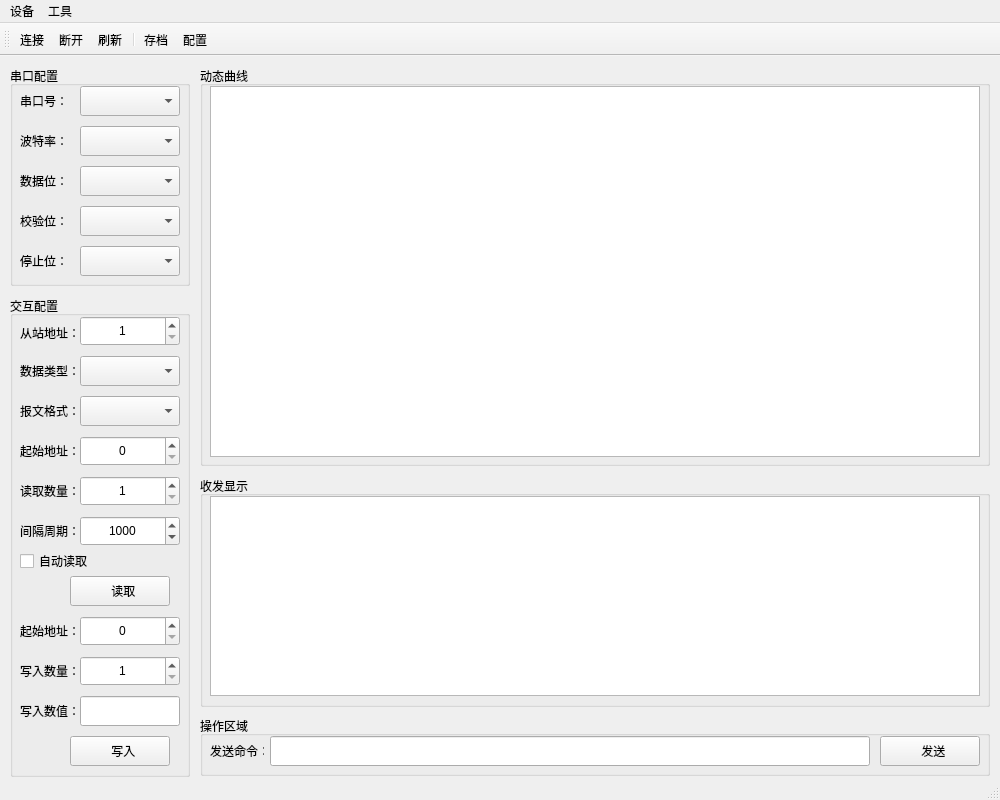
<?xml version="1.0" encoding="UTF-8"?>
<ui version="4.0">
 <class>MainWindow</class>
 <widget class="QMainWindow" name="MainWindow">
  <property name="geometry">
   <rect>
    <x>0</x>
    <y>0</y>
    <width>1000</width>
    <height>800</height>
   </rect>
  </property>
  <property name="windowTitle">
   <string>MainWindow</string>
  </property>
  <widget class="QWidget" name="centralwidget">
   <widget class="QGroupBox" name="groupBox">
    <property name="geometry">
     <rect>
      <x>10</x>
      <y>10</y>
      <width>180</width>
      <height>220</height>
     </rect>
    </property>
    <property name="sizePolicy">
     <sizepolicy hsizetype="Preferred" vsizetype="Preferred">
      <horstretch>0</horstretch>
      <verstretch>0</verstretch>
     </sizepolicy>
    </property>
    <property name="title">
     <string>串口配置</string>
    </property>
    <widget class="QLabel" name="label">
     <property name="geometry">
      <rect>
       <x>10</x>
       <y>20</y>
       <width>50</width>
       <height>30</height>
      </rect>
     </property>
     <property name="text">
      <string>串口号：</string>
     </property>
    </widget>
    <widget class="QComboBox" name="comboBoxParity">
     <property name="geometry">
      <rect>
       <x>70</x>
       <y>140</y>
       <width>100</width>
       <height>30</height>
      </rect>
     </property>
     <property name="sizePolicy">
      <sizepolicy hsizetype="Preferred" vsizetype="Fixed">
       <horstretch>0</horstretch>
       <verstretch>0</verstretch>
      </sizepolicy>
     </property>
     <property name="minimumSize">
      <size>
       <width>0</width>
       <height>20</height>
      </size>
     </property>
    </widget>
    <widget class="QComboBox" name="comboBoxStop">
     <property name="geometry">
      <rect>
       <x>70</x>
       <y>180</y>
       <width>100</width>
       <height>30</height>
      </rect>
     </property>
     <property name="sizePolicy">
      <sizepolicy hsizetype="Preferred" vsizetype="Fixed">
       <horstretch>0</horstretch>
       <verstretch>0</verstretch>
      </sizepolicy>
     </property>
    </widget>
    <widget class="QComboBox" name="comboBoxBaud">
     <property name="geometry">
      <rect>
       <x>70</x>
       <y>60</y>
       <width>100</width>
       <height>30</height>
      </rect>
     </property>
     <property name="sizePolicy">
      <sizepolicy hsizetype="Preferred" vsizetype="Fixed">
       <horstretch>0</horstretch>
       <verstretch>0</verstretch>
      </sizepolicy>
     </property>
    </widget>
    <widget class="QLabel" name="label_4">
     <property name="geometry">
      <rect>
       <x>10</x>
       <y>140</y>
       <width>50</width>
       <height>30</height>
      </rect>
     </property>
     <property name="text">
      <string>校验位：</string>
     </property>
    </widget>
    <widget class="QLabel" name="label_5">
     <property name="geometry">
      <rect>
       <x>10</x>
       <y>180</y>
       <width>50</width>
       <height>30</height>
      </rect>
     </property>
     <property name="text">
      <string>停止位：</string>
     </property>
    </widget>
    <widget class="QComboBox" name="comboBoxData">
     <property name="geometry">
      <rect>
       <x>70</x>
       <y>100</y>
       <width>100</width>
       <height>30</height>
      </rect>
     </property>
     <property name="sizePolicy">
      <sizepolicy hsizetype="Preferred" vsizetype="Fixed">
       <horstretch>0</horstretch>
       <verstretch>0</verstretch>
      </sizepolicy>
     </property>
    </widget>
    <widget class="QLabel" name="label_3">
     <property name="geometry">
      <rect>
       <x>10</x>
       <y>100</y>
       <width>50</width>
       <height>30</height>
      </rect>
     </property>
     <property name="text">
      <string>数据位：</string>
     </property>
    </widget>
    <widget class="QComboBox" name="comboBoxPort">
     <property name="geometry">
      <rect>
       <x>70</x>
       <y>20</y>
       <width>100</width>
       <height>30</height>
      </rect>
     </property>
     <property name="sizePolicy">
      <sizepolicy hsizetype="Preferred" vsizetype="Fixed">
       <horstretch>0</horstretch>
       <verstretch>0</verstretch>
      </sizepolicy>
     </property>
    </widget>
    <widget class="QLabel" name="label_2">
     <property name="geometry">
      <rect>
       <x>10</x>
       <y>60</y>
       <width>50</width>
       <height>30</height>
      </rect>
     </property>
     <property name="text">
      <string>波特率：</string>
     </property>
    </widget>
   </widget>
   <widget class="QGroupBox" name="groupBox_6">
    <property name="geometry">
     <rect>
      <x>200</x>
      <y>10</y>
      <width>790</width>
      <height>400</height>
     </rect>
    </property>
    <property name="title">
     <string>动态曲线</string>
    </property>
    <widget class="QChartView" name="graphicsView">
     <property name="geometry">
      <rect>
       <x>10</x>
       <y>20</y>
       <width>770</width>
       <height>371</height>
      </rect>
     </property>
    </widget>
   </widget>
   <widget class="QGroupBox" name="groupBox_5">
    <property name="geometry">
     <rect>
      <x>200</x>
      <y>420</y>
      <width>790</width>
      <height>231</height>
     </rect>
    </property>
    <property name="title">
     <string>收发显示</string>
    </property>
    <widget class="QTextBrowser" name="textBrowser">
     <property name="geometry">
      <rect>
       <x>10</x>
       <y>20</y>
       <width>770</width>
       <height>200</height>
      </rect>
     </property>
    </widget>
   </widget>
   <widget class="QGroupBox" name="groupBox_2">
    <property name="geometry">
     <rect>
      <x>10</x>
      <y>240</y>
      <width>180</width>
      <height>481</height>
     </rect>
    </property>
    <property name="sizePolicy">
     <sizepolicy hsizetype="Preferred" vsizetype="Preferred">
      <horstretch>0</horstretch>
      <verstretch>0</verstretch>
     </sizepolicy>
    </property>
    <property name="title">
     <string>交互配置</string>
    </property>
    <widget class="QLabel" name="label_6">
     <property name="geometry">
      <rect>
       <x>10</x>
       <y>22</y>
       <width>60</width>
       <height>30</height>
      </rect>
     </property>
     <property name="text">
      <string>从站地址：</string>
     </property>
    </widget>
    <widget class="QComboBox" name="comboBoxDataType">
     <property name="geometry">
      <rect>
       <x>70</x>
       <y>60</y>
       <width>100</width>
       <height>30</height>
      </rect>
     </property>
     <property name="sizePolicy">
      <sizepolicy hsizetype="Preferred" vsizetype="Fixed">
       <horstretch>0</horstretch>
       <verstretch>0</verstretch>
      </sizepolicy>
     </property>
    </widget>
    <widget class="QLabel" name="label_7">
     <property name="geometry">
      <rect>
       <x>10</x>
       <y>180</y>
       <width>60</width>
       <height>30</height>
      </rect>
     </property>
     <property name="text">
      <string>读取数量：</string>
     </property>
    </widget>
    <widget class="QLabel" name="label_9">
     <property name="geometry">
      <rect>
       <x>10</x>
       <y>140</y>
       <width>60</width>
       <height>30</height>
      </rect>
     </property>
     <property name="text">
      <string>起始地址：</string>
     </property>
    </widget>
    <widget class="QLabel" name="label_10">
     <property name="geometry">
      <rect>
       <x>10</x>
       <y>60</y>
       <width>60</width>
       <height>30</height>
      </rect>
     </property>
     <property name="text">
      <string>数据类型：</string>
     </property>
    </widget>
    <widget class="QSpinBox" name="spinBoxStation">
     <property name="geometry">
      <rect>
       <x>70</x>
       <y>20</y>
       <width>100</width>
       <height>30</height>
      </rect>
     </property>
     <property name="alignment">
      <set>Qt::AlignCenter</set>
     </property>
     <property name="minimum">
      <number>1</number>
     </property>
     <property name="maximum">
      <number>254</number>
     </property>
    </widget>
    <widget class="QSpinBox" name="spinBoxStartRead">
     <property name="geometry">
      <rect>
       <x>70</x>
       <y>140</y>
       <width>100</width>
       <height>30</height>
      </rect>
     </property>
     <property name="alignment">
      <set>Qt::AlignCenter</set>
     </property>
     <property name="maximum">
      <number>65535</number>
     </property>
    </widget>
    <widget class="QSpinBox" name="spinBoxNumberRead">
     <property name="geometry">
      <rect>
       <x>70</x>
       <y>180</y>
       <width>100</width>
       <height>30</height>
      </rect>
     </property>
     <property name="alignment">
      <set>Qt::AlignCenter</set>
     </property>
     <property name="minimum">
      <number>1</number>
     </property>
     <property name="maximum">
      <number>125</number>
     </property>
    </widget>
    <widget class="QCheckBox" name="checkBoxAuto">
     <property name="geometry">
      <rect>
       <x>10</x>
       <y>250</y>
       <width>100</width>
       <height>30</height>
      </rect>
     </property>
     <property name="text">
      <string>自动读取</string>
     </property>
    </widget>
    <widget class="QSpinBox" name="spinBoxInterval">
     <property name="geometry">
      <rect>
       <x>70</x>
       <y>220</y>
       <width>100</width>
       <height>30</height>
      </rect>
     </property>
     <property name="alignment">
      <set>Qt::AlignCenter</set>
     </property>
     <property name="minimum">
      <number>1</number>
     </property>
     <property name="maximum">
      <number>3600000</number>
     </property>
     <property name="value">
      <number>1000</number>
     </property>
    </widget>
    <widget class="QLabel" name="label_8">
     <property name="geometry">
      <rect>
       <x>10</x>
       <y>220</y>
       <width>60</width>
       <height>30</height>
      </rect>
     </property>
     <property name="text">
      <string>间隔周期：</string>
     </property>
    </widget>
    <widget class="QPushButton" name="pushButtonRead">
     <property name="geometry">
      <rect>
       <x>60</x>
       <y>280</y>
       <width>100</width>
       <height>30</height>
      </rect>
     </property>
     <property name="text">
      <string>  读取</string>
     </property>
     <property name="icon">
      <iconset resource="Resources.qrc">
       <normaloff>:/images/images/books.png</normaloff>:/images/images/books.png</iconset>
     </property>
    </widget>
    <widget class="QSpinBox" name="spinBoxStartWrite">
     <property name="geometry">
      <rect>
       <x>70</x>
       <y>320</y>
       <width>100</width>
       <height>30</height>
      </rect>
     </property>
     <property name="alignment">
      <set>Qt::AlignCenter</set>
     </property>
     <property name="maximum">
      <number>65535</number>
     </property>
    </widget>
    <widget class="QLabel" name="label_11">
     <property name="geometry">
      <rect>
       <x>10</x>
       <y>320</y>
       <width>60</width>
       <height>30</height>
      </rect>
     </property>
     <property name="text">
      <string>起始地址：</string>
     </property>
    </widget>
    <widget class="QLabel" name="label_12">
     <property name="geometry">
      <rect>
       <x>10</x>
       <y>360</y>
       <width>60</width>
       <height>30</height>
      </rect>
     </property>
     <property name="text">
      <string>写入数量：</string>
     </property>
    </widget>
    <widget class="QSpinBox" name="spinBoxNumberWrite">
     <property name="geometry">
      <rect>
       <x>70</x>
       <y>360</y>
       <width>100</width>
       <height>30</height>
      </rect>
     </property>
     <property name="alignment">
      <set>Qt::AlignCenter</set>
     </property>
     <property name="minimum">
      <number>1</number>
     </property>
     <property name="maximum">
      <number>125</number>
     </property>
    </widget>
    <widget class="QPushButton" name="pushButtonWrite">
     <property name="geometry">
      <rect>
       <x>60</x>
       <y>440</y>
       <width>100</width>
       <height>30</height>
      </rect>
     </property>
     <property name="text">
      <string>  写入</string>
     </property>
     <property name="icon">
      <iconset resource="Resources.qrc">
       <normaloff>:/images/images/Write.png</normaloff>:/images/images/Write.png</iconset>
     </property>
    </widget>
    <widget class="QLineEdit" name="lineEditWriteValue">
     <property name="geometry">
      <rect>
       <x>70</x>
       <y>400</y>
       <width>100</width>
       <height>30</height>
      </rect>
     </property>
    </widget>
    <widget class="QLabel" name="label_15">
     <property name="geometry">
      <rect>
       <x>10</x>
       <y>400</y>
       <width>60</width>
       <height>30</height>
      </rect>
     </property>
     <property name="text">
      <string>写入数值：</string>
     </property>
    </widget>
    <widget class="QComboBox" name="comboBoxFormat">
     <property name="geometry">
      <rect>
       <x>70</x>
       <y>100</y>
       <width>100</width>
       <height>30</height>
      </rect>
     </property>
     <property name="sizePolicy">
      <sizepolicy hsizetype="Preferred" vsizetype="Fixed">
       <horstretch>0</horstretch>
       <verstretch>0</verstretch>
      </sizepolicy>
     </property>
    </widget>
    <widget class="QLabel" name="label_13">
     <property name="geometry">
      <rect>
       <x>10</x>
       <y>100</y>
       <width>60</width>
       <height>30</height>
      </rect>
     </property>
     <property name="text">
      <string>报文格式：</string>
     </property>
    </widget>
   </widget>
   <widget class="QGroupBox" name="groupBox_3">
    <property name="geometry">
     <rect>
      <x>200</x>
      <y>660</y>
      <width>790</width>
      <height>60</height>
     </rect>
    </property>
    <property name="title">
     <string>操作区域</string>
    </property>
    <widget class="QLabel" name="label_14">
     <property name="geometry">
      <rect>
       <x>10</x>
       <y>20</y>
       <width>54</width>
       <height>30</height>
      </rect>
     </property>
     <property name="text">
      <string>发送命令：</string>
     </property>
    </widget>
    <widget class="QLineEdit" name="lineEditSend">
     <property name="geometry">
      <rect>
       <x>70</x>
       <y>20</y>
       <width>600</width>
       <height>30</height>
      </rect>
     </property>
    </widget>
    <widget class="QPushButton" name="pushButtonSend">
     <property name="geometry">
      <rect>
       <x>680</x>
       <y>20</y>
       <width>100</width>
       <height>30</height>
      </rect>
     </property>
     <property name="text">
      <string>  发送</string>
     </property>
     <property name="icon">
      <iconset resource="Resources.qrc">
       <normaloff>:/images/images/send.png</normaloff>:/images/images/send.png</iconset>
     </property>
    </widget>
   </widget>
  </widget>
  <widget class="QMenuBar" name="menubar">
   <property name="geometry">
    <rect>
     <x>0</x>
     <y>0</y>
     <width>1000</width>
     <height>23</height>
    </rect>
   </property>
   <widget class="QMenu" name="menu">
    <property name="title">
     <string>设备</string>
    </property>
    <addaction name="actionConnect"/>
    <addaction name="actionDisconnect"/>
    <addaction name="actionRefresh"/>
    <addaction name="separator"/>
    <addaction name="actionExit"/>
   </widget>
   <widget class="QMenu" name="menu_2">
    <property name="title">
     <string>工具</string>
    </property>
    <addaction name="actionConfig"/>
    <addaction name="actionSave"/>
   </widget>
   <addaction name="menu"/>
   <addaction name="menu_2"/>
  </widget>
  <widget class="QStatusBar" name="statusbar"/>
  <widget class="QToolBar" name="mainToolBar">
   <property name="windowTitle">
    <string>toolBar</string>
   </property>
   <property name="toolButtonStyle">
    <enum>Qt::ToolButtonTextBesideIcon</enum>
   </property>
   <attribute name="toolBarArea">
    <enum>TopToolBarArea</enum>
   </attribute>
   <attribute name="toolBarBreak">
    <bool>false</bool>
   </attribute>
   <addaction name="actionConnect"/>
   <addaction name="actionDisconnect"/>
   <addaction name="actionRefresh"/>
   <addaction name="separator"/>
   <addaction name="actionSave"/>
   <addaction name="actionConfig"/>
  </widget>
  <action name="actionConnect">
   <property name="icon">
    <iconset resource="Resources.qrc">
     <normaloff>:/images/images/connect.png</normaloff>:/images/images/connect.png</iconset>
   </property>
   <property name="text">
    <string>连接</string>
   </property>
   <property name="toolTip">
    <string>连接从站</string>
   </property>
  </action>
  <action name="actionDisconnect">
   <property name="icon">
    <iconset resource="Resources.qrc">
     <normaloff>:/images/images/disconnect.png</normaloff>:/images/images/disconnect.png</iconset>
   </property>
   <property name="text">
    <string>断开</string>
   </property>
   <property name="toolTip">
    <string>断开连接</string>
   </property>
  </action>
  <action name="actionExit">
   <property name="icon">
    <iconset resource="Resources.qrc">
     <normaloff>:/images/images/exit.png</normaloff>:/images/images/exit.png</iconset>
   </property>
   <property name="text">
    <string>退出</string>
   </property>
   <property name="toolTip">
    <string>退出软件</string>
   </property>
  </action>
  <action name="actionConfig">
   <property name="icon">
    <iconset resource="Resources.qrc">
     <normaloff>:/images/images/settings.png</normaloff>:/images/images/settings.png</iconset>
   </property>
   <property name="text">
    <string>配置</string>
   </property>
   <property name="toolTip">
    <string>配置参数</string>
   </property>
  </action>
  <action name="actionSave">
   <property name="icon">
    <iconset resource="Resources.qrc">
     <normaloff>:/images/images/save.png</normaloff>:/images/images/save.png</iconset>
   </property>
   <property name="text">
    <string>存档</string>
   </property>
   <property name="toolTip">
    <string>报文保存</string>
   </property>
  </action>
  <action name="actionRefresh">
   <property name="icon">
    <iconset resource="Resources.qrc">
     <normaloff>:/images/images/refresh.png</normaloff>:/images/images/refresh.png</iconset>
   </property>
   <property name="text">
    <string>刷新</string>
   </property>
   <property name="toolTip">
    <string>刷新串口列表</string>
   </property>
  </action>
 </widget>
 <customwidgets>
  <customwidget>
   <class>QChartView</class>
   <extends>QGraphicsView</extends>
   <header location="global">qchartview.h</header>
  </customwidget>
 </customwidgets>
 <resources>
  <include location="Resources.qrc"/>
 </resources>
 <connections/>
</ui>
